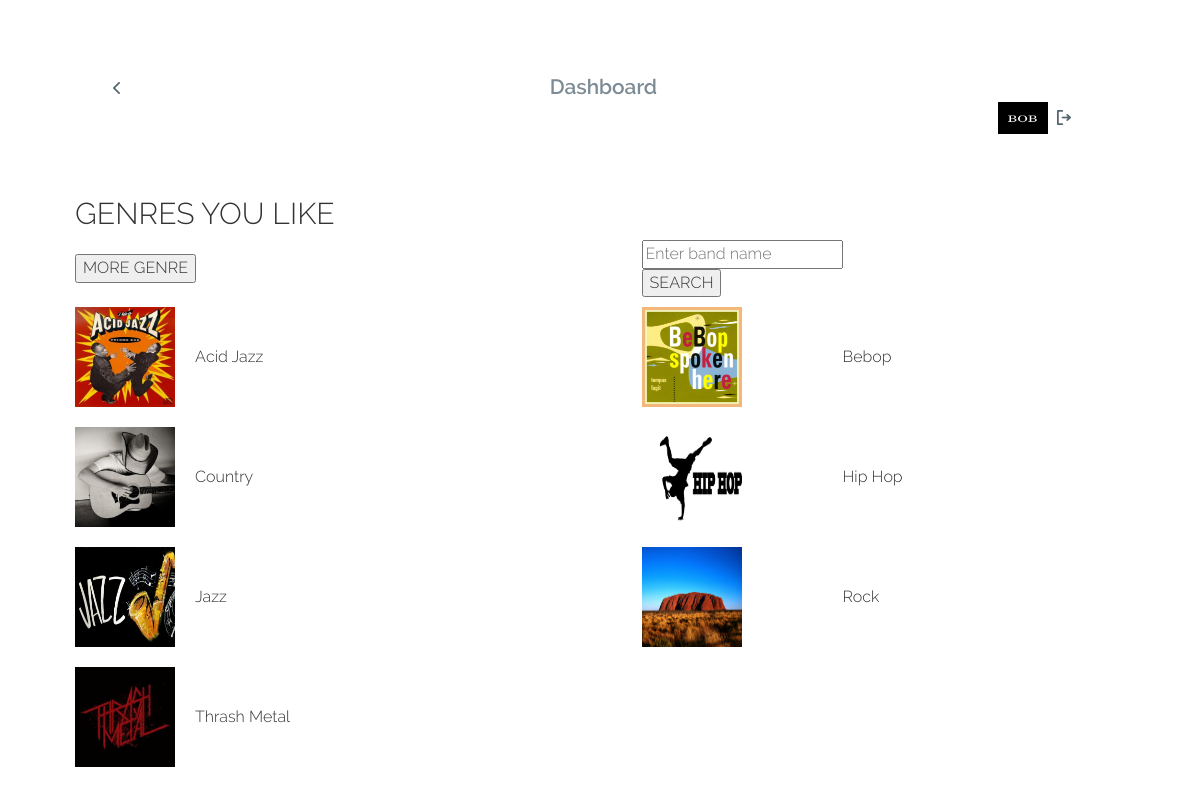
Screenshot of /SherlPHP/userLikesGenre.php (signed in) with the database file from the repository.
### tables this page shows
CREATE TABLE rel_user_likes_genre   (   uname VARCHAR(50) NOT NULL,
                                        gname VARCHAR(50) NOT NULL,
                                        PRIMARY KEY (uname, gname),
                                        FOREIGN KEY (uname) REFERENCES user(uname),
                                        FOREIGN KEY (gname) REFERENCES genre(gname)
                                );

### SherlPHP/userLikesGenre.php (the view, shortened to what this page needs)
<!DOCTYPE HTML>
<html>
	<head>
		<link href="css/bootstrap.css" rel='stylesheet' type='text/css' />
		<link href="css/style.css" rel='stylesheet' type='text/css' />
   		<link rel="stylesheet" href="fonts/css/font-awesome.min.css">
	</head>
	<body>
    <?php
include("connectdb.php");
$uname = $_SESSION['name'];
 ?>
		<div class="container">
			<div class="top-header">
				<link type="text/css" rel="stylesheet" href="css/jquery.mmenu.all.css" />
				<div id="page">
					<div id="header">
						<a href="#menu-left"> </a>
					</div>
				</div>
				<div class="logo">
					<span>Dashboard </span>
				</div>
				<div style="float:right; width:100px;"> <a href="userHome.php"> <?php echo "<img src='images/user/$uname.jpg' style='width:50px; height:32px;'title='admin' alt='HOME' />"
 ?></a> <a href="logout.php"><img src="images/logout.png" alt="LOGOUT"/></a></div>
				<div class="clearfix"> </div>
			</div>
			<div class="content">
            <div style="background-color:#FFF">
            <h2>GENRES YOU LIKE</h2>
				<table border="0" width="100%" cellspacing="20">
<tr><td colspan="2"  ><input type="button" value="MORE GENRE" onclick="window.location='genre.php'"/></td><td>
<form action="searchGenre.php" method="post">
<input type="text" value="" placeholder="Enter band name" name="genre" id="genre"/>
<input type="submit" value="SEARCH"/>
</form>
</td>
</tr>
<tr>
<?php
$count =0;
if ($stmt = $mysqli->prepare("select gname from rel_user_likes_genre where uname = ?")) {
	$stmt->bind_param("s", $uname);
  $stmt->execute();
  $stmt->bind_result($gname);
  while($stmt->fetch()){
	  if ($count==2)
	{echo "<tr>"; $count=0;}
	  ?>
<td width="120" height="120"><?php echo "<img src='images/genre/$gname.jpg' style='width:100px; height:100px;'/>";?></td><td  style="text-align:left;"><?= $gname; ?></td>
<?php
$count=$count+1;
  }?>
  </tr>
  </table>
  <?php
 }
?>
  </div>
			</div>
		</div>
	</body>
</html>

### SherlPHP/css/style.css (style rules this page uses)
html, body { font-family: 'Raleway-Light'; font-size: 100%; background: url(../purple-abstract-wallpaper-guitar.jpg) no-repeat center center fixed; -webkit-background-size: cover; -moz-background-size: cover; -o-background-size: cover; background-size: cover; }
body a { transition:0.5s all; -webkit-transition:0.5s all; -moz-transition:0.5s all; -o-transition:0.5s all; -ms-transition:0.5s all; }
.container { width:90%; margin:0 auto; }
#header a, .header a { display: block; width: 13px; height: 18px; position: absolute; top:32px; left: 20px; background: url(../images/arrow.png) no-repeat 0px 0px; }
.top-header { background: #FFF; width: 97.8%; position: relative; margin: 3em 15px 15px 15px; padding: 1.5em 1.2em; border-radius: 0.3em; -webkit-border-radius: 0.3em; -moz-border-radius: 0.3em; -o-border-radius: 0.3em; -ms-border-radius: 0.3em; }
.logo { float:left; width:100%; text-align:center; }
.logo span { color: #7D8B94; font-size: 1.3em; font-family: 'Raleway-SemiBold'; }
.content { margin-top: 1.5em; }

### rows the page displays
rel_user_likes_genre: gname (picture), gname "Acid Jazz"
rel_user_likes_genre: gname (picture), gname "Bebop"
rel_user_likes_genre: gname (picture), gname "Country"
rel_user_likes_genre: gname (picture), gname "Hip Hop"
rel_user_likes_genre: gname (picture), gname "Jazz"
rel_user_likes_genre: gname (picture), gname "Rock"
rel_user_likes_genre: gname (picture), gname "Thrash Metal"
